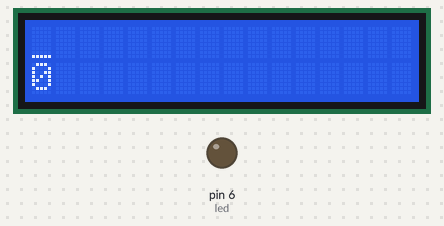
The sketch below on a simulated Arduino Uno, built with avr-gcc and run on an emulated ATmega328P. Parts: 16×2 character LCD, output pins drawn as LEDs (lit = HIGH). Pins used as bus, display or sensor lines are not drawn.

Above: at 0.2 s.
At 2.6 s:
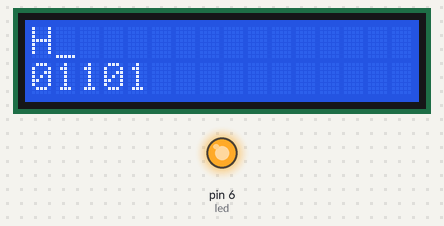
At 3.8 s:
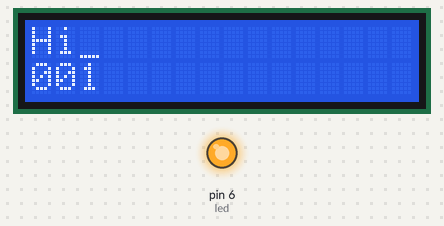
At 4.9 s:
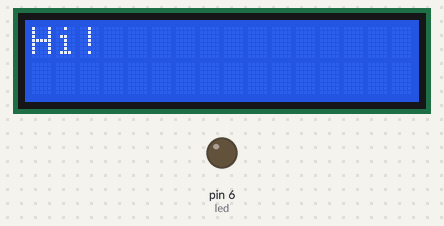
Timing chart, 0 to 6.4 s (numbered marks = the images above):
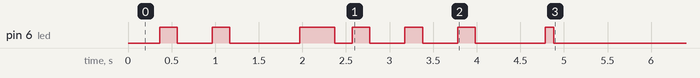

The sketch:

ECC.ino
```cpp
#include <LiquidCrystal.h>

const char *message = "Hi!";
#define led 6
#define clk 7
#define rx_rate 5 // fréquence

LiquidCrystal lcd(12, 11, 5, 4, 3, 2);

void setup() {
  // réglage LCD
  lcd.begin(16, 2);
  lcd.setCursor(0, 0);
  // lcd.print(message);

  pinMode(led, OUTPUT);
  pinMode(clk, OUTPUT);

  for (int byte_idx = 0; byte_idx < strlen(message); byte_idx++) {
      char rx_byte = message[byte_idx];
      lcd.noCursor();
      lcd.setCursor(0, 1);
      lcd.print("        "); // efface la 2nde ligne pour laisser de la place au nouveau byte
      lcd.setCursor(byte_idx, 0);
      lcd.cursor(); // affiche le curseur en dessous de la lettre en récepetion
      for (int bit_idx = 0; bit_idx < 8; bit_idx++) {
        delay(1000 / rx_rate / 2);
        bool rx_bit = rx_byte & (0x80 >> bit_idx); // décale le 1 vers la droite à chaque itération
        digitalWrite(led, rx_bit);
        lcd.noCursor();
        lcd.setCursor(bit_idx, 1);
        lcd.print(rx_bit ? "1" : "0"); // affiche 1 si true, 0 sinon
        lcd.setCursor(byte_idx, 0);
        lcd.cursor();
        digitalWrite(clk, HIGH);
        delay(1000 / rx_rate / 2);
        digitalWrite(clk, LOW);
      }
      lcd.setCursor(byte_idx, 0);
      lcd.print(rx_byte);
  }
  digitalWrite(led, LOW);
  digitalWrite(clk, LOW);
  lcd.setCursor(0, 1);
  lcd.print("        ");
  lcd.noCursor();

  for (int i = 0; i <16; i++) {
    // envoi des 16 zéros pour le CRC
    delay(1000 / rx_rate / 2);
    digitalWrite(clk, HIGH);
    delay(1000 / rx_rate / 2);
    digitalWrite(clk, LOW);
  }
}

void loop() {

}
```
